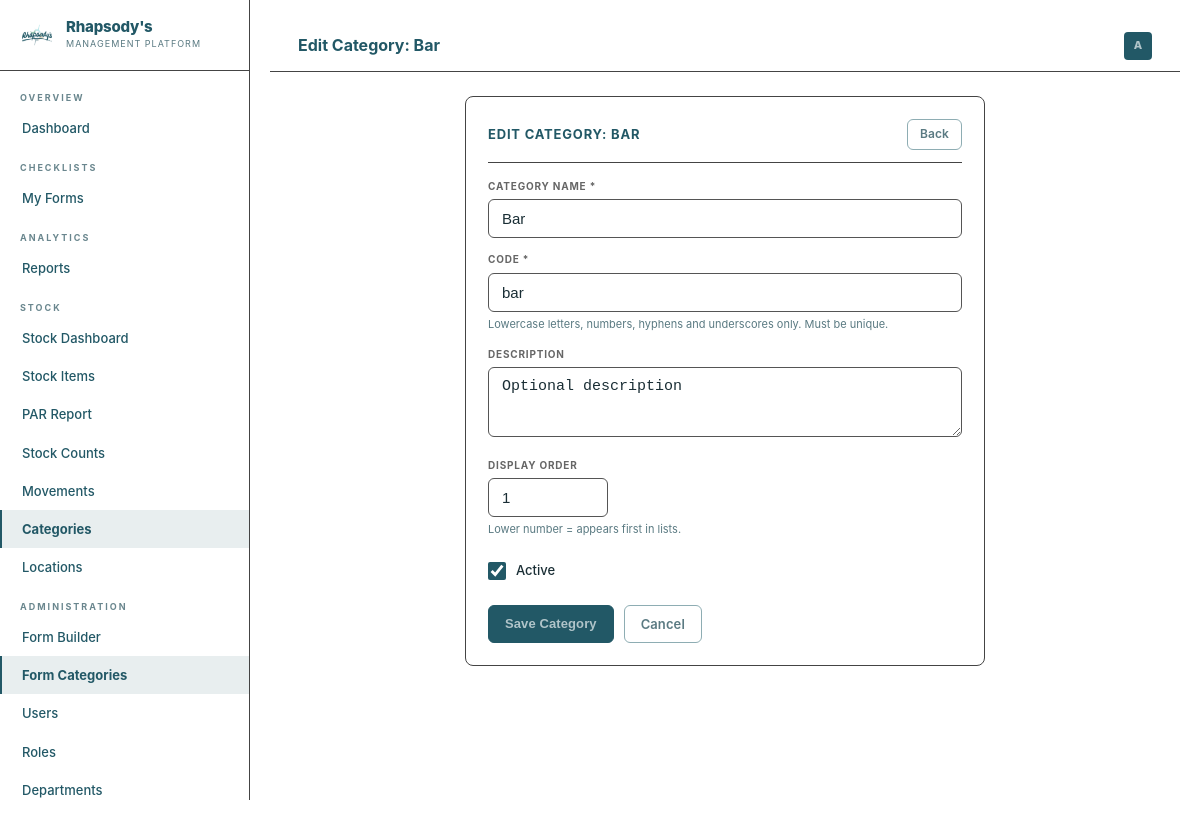
Before: /forms/categories/1/edit/ (signed in) with the older database file.
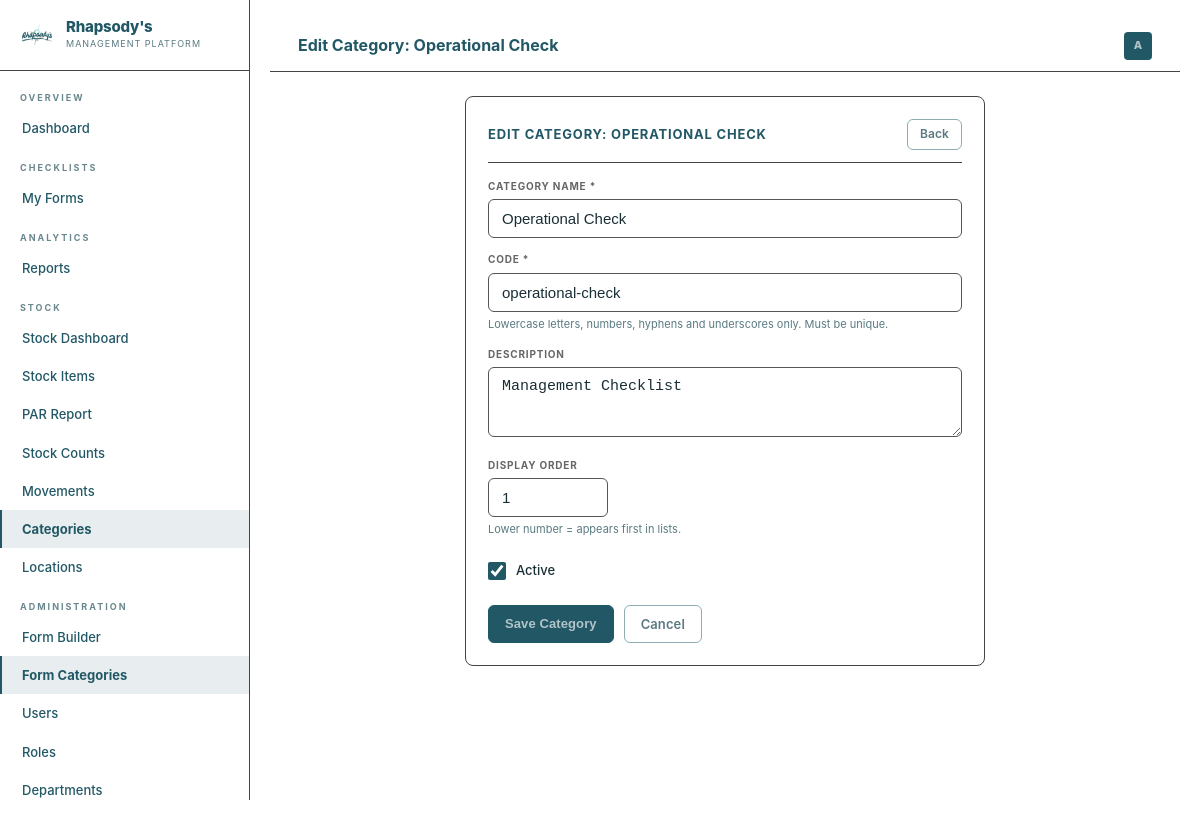
After: the same page with the newer database file.
### forms_builder/models.py (models this page shows, shortened)
class FormCategory(models.Model):
    name       = models.CharField(max_length=100, unique=True)
    code       = models.SlugField(max_length=50, unique=True, help_text='Short unique key, e.g. opening, bar, kitchen')
    description= models.TextField(blank=True)
    order      = models.PositiveIntegerField(default=0)
    is_active  = models.BooleanField(default=True)
    created_at = models.DateTimeField(auto_now_add=True)
    class Meta:
        ordering = ['order', 'name']
        verbose_name = 'Form Category'
        verbose_name_plural = 'Form Categories'

### forms_builder/views.py (the view)
    def wrapper(request, *args, **kwargs):
        if not request.user.is_admin:
            messages.error(request, 'Administrator access required.')
            return redirect('dashboard:home')
        return view_func(request, *args, **kwargs)

### accounts/models.py (called while the page is built)
    @property
    def role_name(self):
        if self.is_superuser:
            return 'System Admin'
        return self.custom_role.name if self.custom_role else 'No Role'

    @property
    def is_admin(self):
        if self.is_superuser: return True
        return self.custom_role.is_system_admin if self.custom_role else False

    @property
    def can_fill_forms(self):
        if self.is_admin: return True
        return self.custom_role.can_fill_forms if self.custom_role else False

    @property
    def can_view_reports(self):
        if self.is_admin: return True
        return self.custom_role.can_view_reports if self.custom_role else False

    @property
    def can_manage_forms(self):
        if self.is_admin: return True
        return self.custom_role.can_manage_forms if self.custom_role else False

    @property
    def can_manage_users(self):
        if self.is_admin: return True
        return self.custom_role.can_manage_users if self.custom_role else False

    @property
    def can_access_stock(self):
        if self.is_admin: return True
        return self.custom_role.can_access_stock if self.custom_role else False

### templates/forms_builder/category_form.html (shortened to what this page needs)
{% extends 'base.html' %}
{% block page_title %}{{ title }}{% endblock %}
{% block content %}
<div style="max-width:520px;margin:0 auto;">
  <div class="card">
    <div class="card-header">
      <span class="card-title">{{ title }}</span>
      <a href="{% url 'forms_builder:fb_category_list' %}" class="btn btn-outline btn-sm">Back</a>
    </div>
    <form method="post">
      <div class="form-group">
        <label class="form-label">Category Name *</label>
        <input type="text" name="name" class="form-control"
               value="{{ cat.name|default:'' }}"
               placeholder="e.g. Opening Duties, Bar Checklist"
               required>
      </div>
      <div class="form-group">
        <label class="form-label">Code *</label>
        <input type="text" name="code" class="form-control"
               value="{{ cat.code|default:'' }}"
               placeholder="e.g. opening, bar, kitchen"
               pattern="[a-z0-9_\-]+" title="Lowercase letters, numbers, hyphens and underscores only"
               required id="codeInput">
        <div class="form-text">Lowercase letters, numbers, hyphens and underscores only. Must be unique.</div>
      </div>
      <div class="form-group">
        <label class="form-label">Description</label>
        <textarea name="description" class="form-control" rows="2"
                  placeholder="Optional description">{{ cat.description|default:'' }}</textarea>
      </div>
      <div class="form-group">
        <label class="form-label">Display Order</label>
        <input type="number" name="order" class="form-control"
               value="{{ cat.order|default:'0' }}" min="0" style="max-width:120px;">
        <div class="form-text">Lower number = appears first in lists.</div>
      </div>
      {% if action == 'edit' %}
      <div class="form-check" style="margin-bottom:16px;">
        <input type="checkbox" name="is_active" class="form-check-input" id="id_is_active"
               {% if cat.is_active %}checked{% endif %}>
        <label class="form-check-label" for="id_is_active">Active</label>
      </div>
      {% endif %}
      <div style="display:flex;gap:10px;margin-top:6px;">
        <button type="submit" class="btn btn-primary">Save Category</button>
        <a href="{% url 'forms_builder:fb_category_list' %}" class="btn btn-outline">Cancel</a>
      </div>
    </form>
  </div>
</div>
{% endblock %}

Changed rows visible on the page:
changed FormCategory: name "Bar" → "Operational Check"; code "bar" → "operational-check"; description (not shown) → "Management Checklist"
Other visible differences:
{{ title }}: "Edit Category: Bar" → "Edit Category: Operational Check"
{{ title }}: "EDIT CATEGORY: BAR" → "EDIT CATEGORY: OPERATIONAL CHECK"
